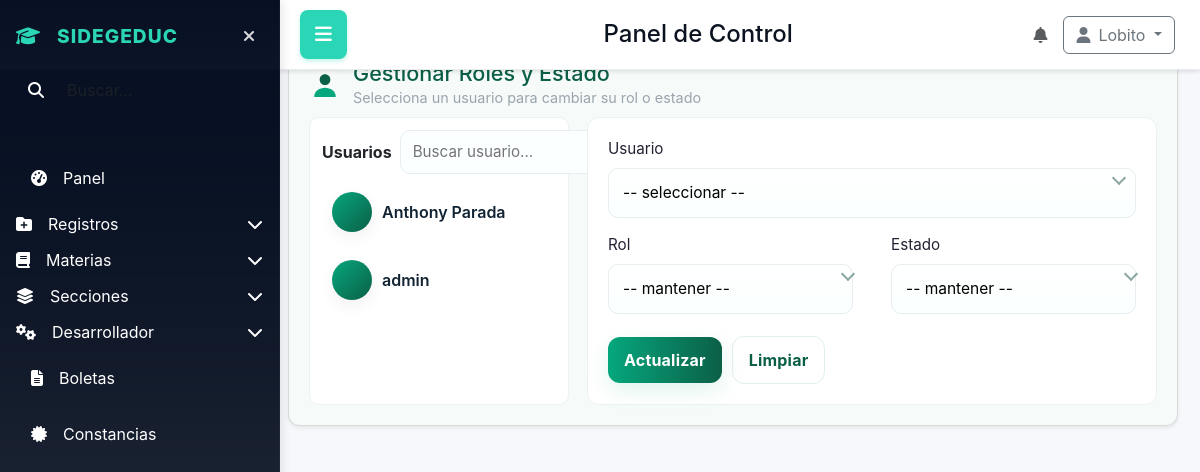
Before: /developer/manage_user (signed in) with the older database file.
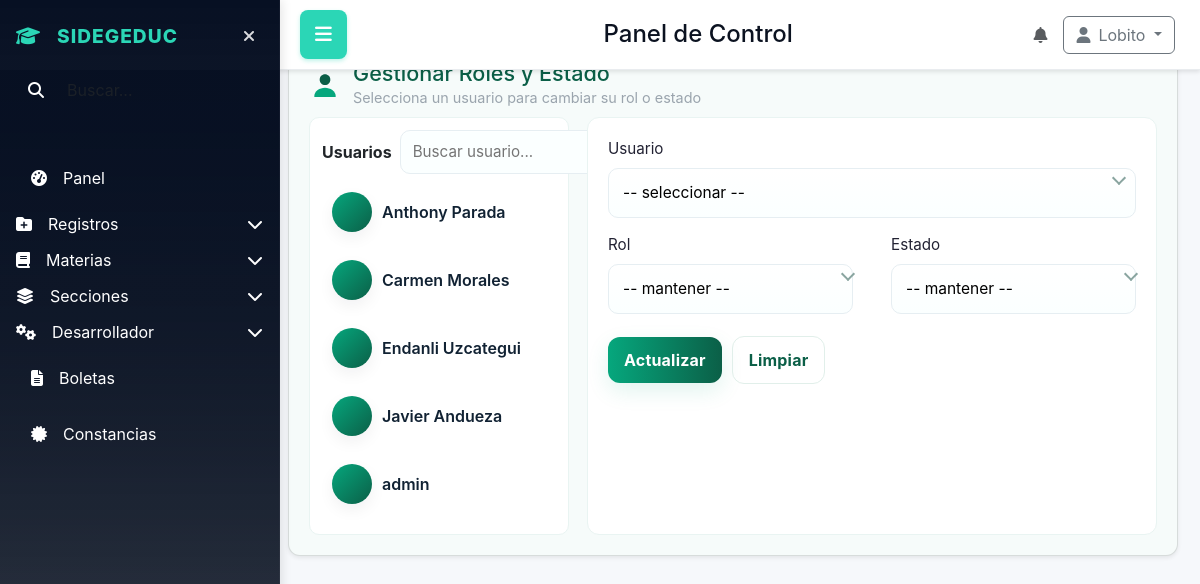
After: the same page with the newer database file.
### database/models.py (models this page shows)
class Usuarios(db.Model):
    __tablename__ = 'usuarios'
    id_user = db.Column(db.Integer, primary_key=True)
    nombre = db.Column(db.String(50), unique=True, nullable=False)
    contrasena = db.Column(db.String(255), nullable=False)
    id_rol = db.Column(db.Integer, db.ForeignKey('roles.id_rol'), nullable=False)
    id_status_user = db.Column(db.Integer, db.ForeignKey('status_user.id_status_user'), nullable=False)

### app.py (the view)
@app.route('/developer/manage_user', methods=['GET', 'POST'])
def developer_manage_user():
    return manejar_la_vista_de.administrador_herramientas()

### app.py (called while the page is built)
@event.listens_for(Engine, "connect")
def set_sqlite_pragma(dbapi_connection, connection_record):
    if app.config['SQLALCHEMY_DATABASE_URI'].startswith("sqlite"):
        cursor = dbapi_connection.cursor()
        cursor.execute("PRAGMA foreign_keys=ON")
        cursor.close()

@app.context_processor
def inject_user_context():
    try:
        ctx = get_user_context(session)
    except Exception:
        ctx = {}
    return {
        'is_creator': ctx.get('is_creator', False),
        'developer_priv': ctx.get('developer_priv', False),
        'role_name': ctx.get('role_name'),
        'role_desc': ctx.get('role_desc'),
        'status': ctx.get('status'),
        'usuario': ctx.get('user')
    }

### utils/permissions.py (called while the page is built)
def user_has_admin_privileges(session):
    ctx = get_user_context(session)
    return bool(ctx['developer_priv'])

### utils/view_handlers.py (called while the page is built, shortened)
def compute_role_counts(ctx):
    try:
        if ctx.get('is_creator'):
            roles_count = Roles.query.count()
            users_q = db.session.query(Roles.nombre_rol, func.count(Usuarios.id_user)).join(Usuarios, Usuarios.id_rol == Roles.id_rol).group_by(Roles.id_rol).all()
        users_by_role = [{'role': r or 'Sin nombre', 'count': int(c)} for r, c in users_q]
    except Exception:
        roles_count = 0
        users_by_role = []
    return roles_count, users_by_role

### templates/home_panel/struct.html (shortened to what this page needs)
<!DOCTYPE html>
<html lang="en">
<head>
    <link href="https://cdn.jsdelivr.net/npm/bootstrap@5.3.0/dist/css/bootstrap.min.css" rel="stylesheet">
    <link rel="stylesheet" href="https://cdnjs.cloudflare.com/ajax/libs/font-awesome/6.4.0/css/all.min.css">
    <link rel="stylesheet" href="{{ url_for('static', filename='home_panel/home_panel.css') }}">
    <link rel="stylesheet" href="https://cdn.jsdelivr.net/npm/flatpickr/dist/themes/material_blue.css">
</head>
<body>
    <div class="app-layout">
        <aside class="sidebar" id="sidebar">
            <div class="p-3">
                <div class="d-flex align-items-center mb-3">
                    <div class="logo">
                        <i class="fas fa-graduation-cap me-2"></i>
                        SIDEGEDUC
                    </div>
                    <button id="sidebar-toggle" class="sidebar-toggle" aria-label="Ocultar sidebar">
                        <i class="fas fa-times"></i>
                    </button>
                </div>
                <div class="mb-3">
                    <div class="input-group">
                        <span class="input-group-text bg-transparent border-0">
                            <i class="fas fa-search text-white"></i>
                        </span>
                        <input class="form-control bg-transparent border-0 text-white" placeholder="Buscar..." aria-label="Buscar" style="box-shadow: none;">
                    </div>
                </div>
            </div>
            <nav class="p-3 flex-grow-1">
                <ul class="nav flex-column">
                    <li class="nav-item mb-2">
                        <a class="nav-link" href="{{ url_for('dashboard') }}">
                            <i class="fas fa-tachometer-alt me-3"></i>
                            <span>Panel</span>
                        </a>
                    </li>
                    <li class="nav-item mb-2">
                        <button class="nav-link btn btn-link text-start p-0 w-100" data-bs-toggle="collapse" data-bs-target="#registrosSub" aria-expanded="false">
                            <i class="fas fa-folder-plus me-3"></i>
                            <span>Registros</span>
                            <i class="fas fa-chevron-down ms-auto"></i>
                        </button>
                    </li>
                    <li class="nav-item mb-2">
                        <button class="nav-link btn btn-link text-start p-0 w-100" data-bs-toggle="collapse" data-bs-target="#materiasSub" aria-expanded="false">
                            <i class="fas fa-book me-3"></i>
                            <span>Materias</span>
                            <i class="fas fa-chevron-down ms-auto"></i>
                        </button>
                    </li>
                    <li class="nav-item mb-2">
                        <button class="nav-link btn btn-link text-start p-0 w-100" data-bs-toggle="collapse" data-bs-target="#seccionesSub" aria-expanded="false">
                            <i class="fas fa-layer-group me-3"></i>
                            <span>Secciones</span>
                            <i class="fas fa-chevron-down ms-auto"></i>
                        </button>
                    </li>
                    {% if developer_priv %}
                    <li class="nav-item mb-2">
                        <button class="nav-link btn btn-link text-start p-0 w-100" data-bs-toggle="collapse" data-bs-target="#developerSub" aria-expanded="false">
                            <i class="fas fa-cogs me-3"></i>
                            <span>Desarrollador</span>
                            <i class="fas fa-chevron-down ms-auto"></i>
                        </button>
                    </li>
                    {% endif %}
                    <li class="nav-item mb-2">
                        <a class="nav-link" href="{{ url_for('boleta') }}">
                            <i class="fas fa-file-alt me-3"></i>
                            <span>Boletas</span>
                        </a>
                    </li>
                    <li class="nav-item mb-2">
                        <a class="nav-link" href="{{ url_for('constancia') }}">
                            <i class="fas fa-certificate me-3"></i>
                            <span>Constancias</span>
                        </a>
                    </li>
                </ul>
            </nav>
        </aside>
        <header class="topbar">
            <button id="menu-toggle" class="menu-toggle">
                <i class="fas fa-bars"></i>
            </button>
            <div class="d-flex align-items-center">
                <h1 class="h4 mb-0 ms-3">Panel de Control</h1>
            </div>
            <div class="d-flex align-items-center">
                <div class="me-3">
                    <i class="fas fa-bell text-muted"></i>
                </div>
                <div class="dropdown">
                    <button class="btn btn-outline-secondary dropdown-toggle" type="button" data-bs-toggle="dropdown">
                        <i class="fas fa-user me-2"></i>{{ usuario if usuario else 'Invitado' }}
                    </button>
                </div>
            </div>
        </header>
        <main class="content">
            {% if content_template %}
                {% include content_template %}
            {% endif %}
        </main>
    </div>
</body>
</html>

### templates/home_panel/manage_user.html (shortened to what this page needs)
<div class="card manage-user">
    <header class="manage-header">
        <div class="title">
            <svg width="32" height="32" viewBox="0 0 24 24" fill="none" aria-hidden>
                <path d="M12 12c2.21 0 4-1.79 4-4s-1.79-4-4-4-4 1.79-4 4 1.79 4 4 4z" fill="#0b5f47"/>
                <path d="M4 20c0-3.31 4.03-6 8-6s8 2.69 8 6v1H4v-1z" fill="#06a77d"/>
            </svg>
            <div>
                <h3>Gestionar Roles y Estado</h3>
                <p class="muted">Selecciona un usuario para cambiar su rol o estado</p>
            </div>
        </div>
    </header>
    <div class="manage-grid">
        <aside class="user-list" aria-label="Lista de usuarios">
            <div class="list-head">
                <strong>Usuarios</strong>
                <input class="search" placeholder="Buscar usuario..." aria-label="Buscar usuario" />
            </div>
            <ul id="user-items">
                {% for u in users %}
                    <li data-id="{{ u.id_user }}" data-initial="{{ u.nombre[:1] }}">
                        <span class="avatar" aria-hidden></span>
                        <span class="name">{{ u.nombre }}</span>
                    </li>
                {% else %}
                    <li class="muted">No hay otros usuarios</li>
                {% endfor %}
            </ul>
        </aside>
        <form class="manage-form" method="post" onsubmit="return confirmUpdate()">
            <div class="field">
                <label for="user-select">Usuario</label>
                <select id="user-select" name="user_id" required>
                    <option value="">-- seleccionar --</option>
                </select>
            </div>
            <div class="row">
                <div class="field">
                    <label for="role-select">Rol</label>
                    <select id="role-select" name="role_id">
                        <option value="">-- mantener --</option>
                    </select>
                </div>
                <div class="field">
                    <label for="status-select">Estado</label>
                    <select id="status-select" name="status_id">
                        <option value="">-- mantener --</option>
                    </select>
                </div>
            </div>
            <div class="actions">
                <button class="panel-btn primary" type="submit">Actualizar</button>
                <button type="button" class="panel-btn outline" onclick="resetForm()">Limpiar</button>
            </div>
        </form>
    </div>
</div>

Changed rows visible on the page:
added Usuarios: nombre "Carmen Morales"
added Usuarios: nombre "Endanli Uzcategui"
added Usuarios: nombre "Javier Andueza"
